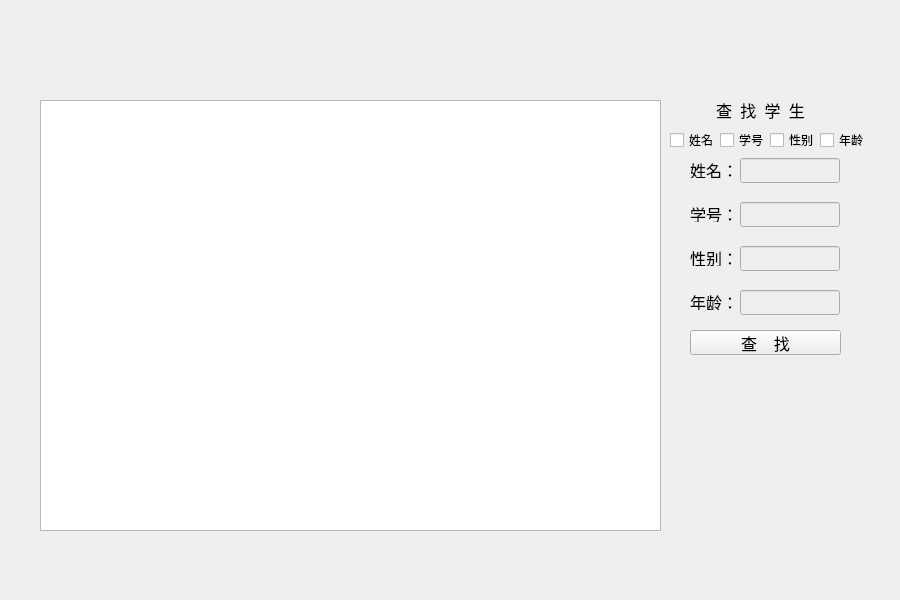
<?xml version="1.0" encoding="UTF-8"?>
<ui version="4.0">
 <class>Cha_zhao</class>
 <widget class="QWidget" name="Cha_zhao">
  <property name="geometry">
   <rect>
    <x>0</x>
    <y>0</y>
    <width>900</width>
    <height>600</height>
   </rect>
  </property>
  <property name="windowTitle">
   <string>Cha_zhao</string>
  </property>
  <widget class="QLabel" name="label_7">
   <property name="geometry">
    <rect>
     <x>690</x>
     <y>162</y>
     <width>51</width>
     <height>16</height>
    </rect>
   </property>
   <property name="font">
    <font>
     <family>幼圆</family>
     <pointsize>12</pointsize>
    </font>
   </property>
   <property name="text">
    <string>姓名：</string>
   </property>
  </widget>
  <widget class="QLabel" name="label_8">
   <property name="geometry">
    <rect>
     <x>680</x>
     <y>100</y>
     <width>161</width>
     <height>20</height>
    </rect>
   </property>
   <property name="font">
    <font>
     <family>幼圆</family>
     <pointsize>12</pointsize>
    </font>
   </property>
   <property name="text">
    <string>查  找  学  生</string>
   </property>
   <property name="alignment">
    <set>Qt::AlignCenter</set>
   </property>
  </widget>
  <widget class="QLabel" name="label_12">
   <property name="geometry">
    <rect>
     <x>690</x>
     <y>250</y>
     <width>41</width>
     <height>16</height>
    </rect>
   </property>
   <property name="font">
    <font>
     <family>幼圆</family>
     <pointsize>12</pointsize>
    </font>
   </property>
   <property name="text">
    <string>性别：</string>
   </property>
  </widget>
  <widget class="QLabel" name="label_13">
   <property name="geometry">
    <rect>
     <x>690</x>
     <y>294</y>
     <width>41</width>
     <height>16</height>
    </rect>
   </property>
   <property name="font">
    <font>
     <family>幼圆</family>
     <pointsize>12</pointsize>
    </font>
   </property>
   <property name="text">
    <string>年龄：</string>
   </property>
  </widget>
  <widget class="QLineEdit" name="age_2">
   <property name="enabled">
    <bool>false</bool>
   </property>
   <property name="geometry">
    <rect>
     <x>740</x>
     <y>290</y>
     <width>100</width>
     <height>25</height>
    </rect>
   </property>
   <property name="text">
    <string/>
   </property>
   <property name="alignment">
    <set>Qt::AlignCenter</set>
   </property>
  </widget>
  <widget class="QLineEdit" name="gender_2">
   <property name="enabled">
    <bool>false</bool>
   </property>
   <property name="geometry">
    <rect>
     <x>740</x>
     <y>246</y>
     <width>100</width>
     <height>25</height>
    </rect>
   </property>
   <property name="text">
    <string/>
   </property>
   <property name="alignment">
    <set>Qt::AlignCenter</set>
   </property>
  </widget>
  <widget class="QPushButton" name="sou_suo">
   <property name="geometry">
    <rect>
     <x>690</x>
     <y>330</y>
     <width>151</width>
     <height>25</height>
    </rect>
   </property>
   <property name="font">
    <font>
     <family>幼圆</family>
     <pointsize>12</pointsize>
    </font>
   </property>
   <property name="styleSheet">
    <string notr="true">border-image: url(:/Kao_he/shen.png);</string>
   </property>
   <property name="text">
    <string>查    找</string>
   </property>
  </widget>
  <widget class="QCheckBox" name="xx_gender">
   <property name="geometry">
    <rect>
     <x>770</x>
     <y>130</y>
     <width>51</width>
     <height>20</height>
    </rect>
   </property>
   <property name="text">
    <string>性别</string>
   </property>
  </widget>
  <widget class="QLineEdit" name="name_2">
   <property name="enabled">
    <bool>false</bool>
   </property>
   <property name="geometry">
    <rect>
     <x>740</x>
     <y>158</y>
     <width>100</width>
     <height>25</height>
    </rect>
   </property>
   <property name="text">
    <string/>
   </property>
   <property name="alignment">
    <set>Qt::AlignCenter</set>
   </property>
  </widget>
  <widget class="QCheckBox" name="xx_id">
   <property name="geometry">
    <rect>
     <x>720</x>
     <y>130</y>
     <width>51</width>
     <height>20</height>
    </rect>
   </property>
   <property name="text">
    <string>学号</string>
   </property>
  </widget>
  <widget class="QCheckBox" name="xx_age">
   <property name="geometry">
    <rect>
     <x>820</x>
     <y>130</y>
     <width>51</width>
     <height>20</height>
    </rect>
   </property>
   <property name="text">
    <string>年龄</string>
   </property>
  </widget>
  <widget class="QLabel" name="label_11">
   <property name="geometry">
    <rect>
     <x>690</x>
     <y>206</y>
     <width>41</width>
     <height>16</height>
    </rect>
   </property>
   <property name="font">
    <font>
     <family>幼圆</family>
     <pointsize>12</pointsize>
    </font>
   </property>
   <property name="text">
    <string>学号：</string>
   </property>
  </widget>
  <widget class="QLineEdit" name="id_2">
   <property name="enabled">
    <bool>false</bool>
   </property>
   <property name="geometry">
    <rect>
     <x>740</x>
     <y>202</y>
     <width>100</width>
     <height>25</height>
    </rect>
   </property>
   <property name="text">
    <string/>
   </property>
   <property name="alignment">
    <set>Qt::AlignCenter</set>
   </property>
  </widget>
  <widget class="QCheckBox" name="xx_name">
   <property name="geometry">
    <rect>
     <x>670</x>
     <y>130</y>
     <width>51</width>
     <height>20</height>
    </rect>
   </property>
   <property name="text">
    <string>姓名</string>
   </property>
  </widget>
  <widget class="QListView" name="student_ti">
   <property name="geometry">
    <rect>
     <x>40</x>
     <y>100</y>
     <width>621</width>
     <height>431</height>
    </rect>
   </property>
   <property name="font">
    <font>
     <family>Microsoft YaHei UI</family>
     <pointsize>9</pointsize>
    </font>
   </property>
   <property name="styleSheet">
    <string notr="true">border-image: url(:/Kao_he/shen.png);</string>
   </property>
  </widget>
  <widget class="QLabel" name="label_9">
   <property name="geometry">
    <rect>
     <x>0</x>
     <y>0</y>
     <width>900</width>
     <height>600</height>
    </rect>
   </property>
   <property name="font">
    <font>
     <family>幼圆</family>
     <pointsize>12</pointsize>
    </font>
   </property>
   <property name="text">
    <string>查  找  学  生</string>
   </property>
   <property name="alignment">
    <set>Qt::AlignCenter</set>
   </property>
  </widget>
  <widget class="QLabel" name="ti_ti34">
   <property name="geometry">
    <rect>
     <x>680</x>
     <y>370</y>
     <width>161</width>
     <height>20</height>
    </rect>
   </property>
   <property name="font">
    <font>
     <family>幼圆</family>
     <pointsize>12</pointsize>
    </font>
   </property>
   <property name="text">
    <string/>
   </property>
   <property name="alignment">
    <set>Qt::AlignLeading|Qt::AlignLeft|Qt::AlignVCenter</set>
   </property>
  </widget>
  <zorder>label_9</zorder>
  <zorder>label_7</zorder>
  <zorder>label_8</zorder>
  <zorder>label_12</zorder>
  <zorder>label_13</zorder>
  <zorder>age_2</zorder>
  <zorder>gender_2</zorder>
  <zorder>sou_suo</zorder>
  <zorder>xx_gender</zorder>
  <zorder>name_2</zorder>
  <zorder>xx_id</zorder>
  <zorder>xx_age</zorder>
  <zorder>label_11</zorder>
  <zorder>id_2</zorder>
  <zorder>xx_name</zorder>
  <zorder>student_ti</zorder>
  <zorder>ti_ti34</zorder>
 </widget>
 <layoutdefault spacing="6" margin="11"/>
 <resources/>
 <connections>
  <connection>
   <sender>sou_suo</sender>
   <signal>clicked()</signal>
   <receiver>Cha_zhao</receiver>
   <slot>sou_sou()</slot>
   <hints>
    <hint type="sourcelabel">
     <x>762</x>
     <y>345</y>
    </hint>
    <hint type="destinationlabel">
     <x>710</x>
     <y>-1</y>
    </hint>
   </hints>
  </connection>
  <connection>
   <sender>xx_name</sender>
   <signal>clicked()</signal>
   <receiver>Cha_zhao</receiver>
   <slot>xx_1()</slot>
   <hints>
    <hint type="sourcelabel">
     <x>701</x>
     <y>137</y>
    </hint>
    <hint type="destinationlabel">
     <x>657</x>
     <y>-5</y>
    </hint>
   </hints>
  </connection>
  <connection>
   <sender>xx_id</sender>
   <signal>clicked()</signal>
   <receiver>Cha_zhao</receiver>
   <slot>xx_2()</slot>
   <hints>
    <hint type="sourcelabel">
     <x>738</x>
     <y>137</y>
    </hint>
    <hint type="destinationlabel">
     <x>738</x>
     <y>-9</y>
    </hint>
   </hints>
  </connection>
  <connection>
   <sender>xx_gender</sender>
   <signal>clicked()</signal>
   <receiver>Cha_zhao</receiver>
   <slot>xx_3()</slot>
   <hints>
    <hint type="sourcelabel">
     <x>802</x>
     <y>139</y>
    </hint>
    <hint type="destinationlabel">
     <x>767</x>
     <y>-2</y>
    </hint>
   </hints>
  </connection>
  <connection>
   <sender>xx_age</sender>
   <signal>clicked()</signal>
   <receiver>Cha_zhao</receiver>
   <slot>xx_4()</slot>
   <hints>
    <hint type="sourcelabel">
     <x>838</x>
     <y>136</y>
    </hint>
    <hint type="destinationlabel">
     <x>905</x>
     <y>139</y>
    </hint>
   </hints>
  </connection>
 </connections>
 <slots>
  <slot>sou_sou()</slot>
  <slot>xx_1()</slot>
  <slot>xx_2()</slot>
  <slot>xx_3()</slot>
  <slot>xx_4()</slot>
 </slots>
</ui>
